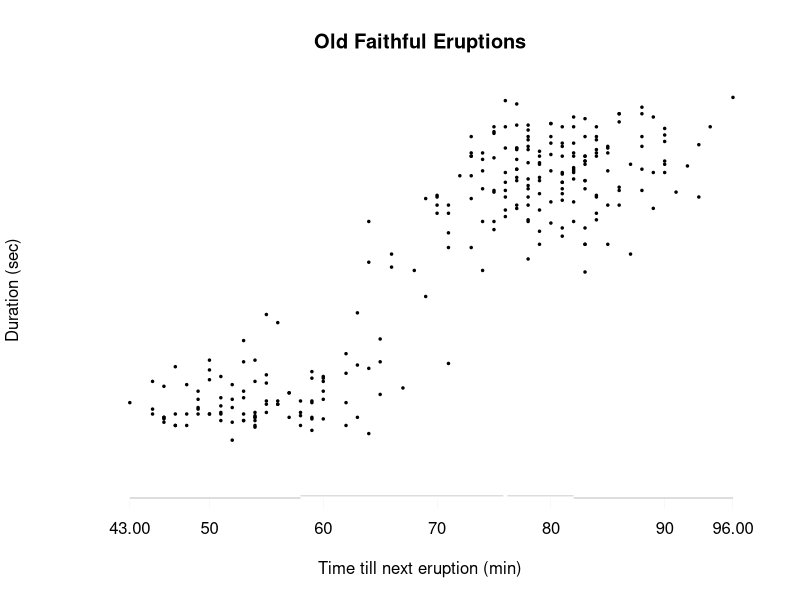

Write the R code that produced this figure. (Note: this script raises an error after producing the figure.)
##     fancyaxis: Draw axis which shows minimum, maximum, quartiles
##                 and mean
##
##     Copyright (C) 2005 Steven J. Murdoch <http://www.cl.cam.ac.uk/users/sjm217/>
##
##     This program is free software; you can redistribute it and/or modify
##     it under the terms of the GNU General Public License as published by
##     the Free Software Foundation; either version 2 of the License, or
##     (at your option) any later version.
##
##     This program is distributed in the hope that it will be useful,
##     but WITHOUT ANY WARRANTY; without even the implied warranty of
##     MERCHANTABILITY or FITNESS FOR A PARTICULAR PURPOSE.  See the
##     GNU General Public License for more details.
##
##     You should have received a copy of the GNU General Public License
##     along with this program; if not, write to the Free Software
##     Foundation, Inc., 59 Temple Place, Suite 330, Boston, MA  02111-1307  USA

##     This is very much a work in progress and still of alpha
##     quality. See the example at the end of file for usage. It
##     currently does not deal with logarithmic scales properly and
##     needs manual tweaking of several values to suit different data
##     and output device resolution. Comments and suggestions are
##     appreciated. My contact details can be found here:
##        http://www.cl.cam.ac.uk/users/sjm217/     
##
##     The design of the graph is based on a scatterplot presented in
##     "The Visual Display of Quantitative Information", Edward Tufte.
##
##     $Id$

# Add a small amount of noise to a numeric vector, preserving minimum
# and minimum
clippedjitter <- function(x, ...) {
  # x:   numeric to which jitter should be added.
  # ...: parameters passed to jitter
  mi <- min(x)
  ma <- max(x)

  len=length(x)

  # Find a position for the min and max
  mipos <- ((1:len)[x==mi])[1]
  mapos <- ((1:len)[x==ma])[1]
  
  # The standard jittered data
  xj <- jitter(x, ...)

  # Find the elements which are outside the limits
  under <- xj<mi
  over <- xj>ma

  # Find the distance away from the limit
  dunder <- mi-xj[under]
  dover <- xj[over]-ma

  # Reflect over the limit
  repunder <- dunder+mi
  repover <- ma-dover

  # Replace out of limit values with the reflected ones
  xj[under] <- repunder
  xj[over] <- repover
  
  # Replace a jittered min/max with the original min/max
  xj[mipos] <- mi
  xj[mapos] <- ma
  
  # Return updated array
  xj
}

minimalrug <- function(x, ...) {
  # Rounded ends don't work well with erasing one end
  oldlend <- par(lend = "square")
  on.exit(par(oldlend))

  # Used for overwriting the axis line to leave tickmarks
  bg <- par("bg")
  if (bg == "transparent")
    bg <- "white"

  # Draw the rug
  rug(x, ...)
  # Remove the baseline
  axis(..., at=x, col=bg, tcl=0, label=FALSE, )
}
  
fancyaxis <- function(side, summ, at=NULL, mingap=0.5, digits=2) {
  # side: like axis()
  # summ: a summary object, for example returned by summary()
  # mingap: the smallest gap permitted between two tickmarks,
  #         expressed as a fraction of the default tickmark gap
  # digits: the number of digits to round minimum and maximum to
  
  # TODO:
  # Deal with case where length(axTicks)<2
  # Deal with logarithmic axis case

  # Get summary information
  amin <- summ[1]
  aq1 <- summ[2]
  amed <- summ[3]
  amean <- summ[4]
  aq3 <- summ[5]
  amax <- summ[6]

  # Calculate default positions of ticks
  if (is.null(at))
    ticks <- axTicks(side)
  else
    ticks <- at

  # Calculate the minimum desired gap between ticks
  numticks <- length(ticks)
  axgap <- (ticks[numticks]-ticks[numticks-1])*mingap

  # Trim of any ticks that are outside the range
  tmax <- round(amax,digits)
  tmin <- round(amin,2)
  ticks <- ticks[ticks<=tmax]
  ticks <- ticks[ticks>=tmin]

  # Get new range of tickmarks
  numticks <- length(ticks)
  firsttick <- ticks[1]
  lasttick <- ticks[numticks]

  
  # If max tick will be too close to the last tick, replace it,
  #  otherwise append it
  if (tmax - lasttick < axgap) {
    ticks[numticks]<-tmax	
  } else {	
    ticks<-c(ticks,tmax)
  }
  
  # Similarly for first tick
  if (abs(tmin-firsttick) < axgap) {
    ticks[1]<-tmin	
  } else {	
    ticks<-c(tmin, ticks)
  }

  # Format the labels. min and max should have as many
  #  trailing zeros they were rounded to, the others
  #  should have the minimum needed to represent the tick marks
  numticks <- length(ticks)

  # Min and max
  lmin <- format(ticks[1], nsmall=digits, trim=TRUE)
  lmax <- format(ticks[numticks], nsmall=digits, trim=TRUE)

  # The others
  middle <- format(ticks[2:(numticks-1)], trim=TRUE)

  # Combine them
  labels <- c(lmin,middle,lmax)

  # Draw the axis
  oldlend <- par(lend = "square")
  on.exit(par(oldlend))

  # Used for overwriting the axis line to leave tickmarks
  bg <- par("bg")
  if (bg == "transparent")
    bg <- "white"

  # Draw the axis and tickmarks
  axis(side, ticks, labels=FALSE, col="gray50", lwd=0.05)
  # Erase the axis
  axis(side, ticks, labels=FALSE, col=bg, tcl = 0, lwd=0.2)
  # Draw the labels
  axis(side, ticks, labels=labels, tick=FALSE, tcl = 0, lwd=0.2)

  # Find out the properties of the side we are doing
  parside <-
    if (side==1){
      # Does the outside of the plot have larger or smaller vales
      flip <- 1
      # Are we on the xaxis
      xaxis <- TRUE
      # Relevant index of par("usr")
      3
    }
    else if (side==2) {
      flip <- 1
      xaxis <- FALSE
      1
    }
    else if (side==3) {
      flip <- -1
      xaxis <- TRUE
      4
    }
    else if (side==4) {
      flip <- -1
      xaxis <- FALSE
      2
    }

  # Axis position
  base<-par("usr")[parside]

  # Width and height in user units
  plotwidth <- diff(par("usr")[1:2])
  plotheight <- diff(par("usr")[3:4])

  # Shift for the q2 and q3 axis from the base (in inches)
  shift <- par("pin")[1]*0.003*flip
  # Gap for the median
  gap <- par("pin")[1]*0.003
  # Shift for the mean pointer away from the axis
  meanshift <- par("cin")[1]*0.5*flip

  # Scale lengths so both axes are equal on output device
  if (!xaxis) {
    shift <- shift/par("pin")[1]*plotwidth
    meanshift <- meanshift/par("pin")[1]*plotwidth
    gap <- gap/par("pin")[2]*plotheight
  } else {
    shift <- shift/par("pin")[2]*plotheight
    meanshift <- meanshift/par("pin")[2]*plotheight
    gap <- gap/par("pin")[1]*plotwidth
  }

  # Position of q2 and q3 axis segments
  offset <- base+shift

  # Stops the lines overrunning
  par(lend = "butt")
  
  # Draw q1 and q4 axis segments
  if (!xaxis) {
    #     xs,         ys,          Don't clip, Line width, Don't overlap 
    lines(rep(base,2),c(amin,aq1), xpd=TRUE, lwd=0.2)
    lines(rep(base,2),c(aq3,amax), xpd=TRUE, lwd=0.2)
  } else {
    lines(c(amin,aq1),rep(base,2), xpd=TRUE, lwd=0.2)
    lines(c(aq3,amax),rep(base,2), xpd=TRUE, lwd=0.2)
  }

  # Draw q2 and q3 axis segments
  if (!xaxis) {
    lines(rep(offset,2),c(aq1,amed-gap), xpd=TRUE, lwd=0.2)
    lines(rep(offset,2),c(amed+gap,aq3), xpd=TRUE, lwd=0.2)
  } else {
    lines(c(aq1,amed-gap),rep(offset,2), xpd=TRUE, lwd=0.2)
    lines(c(amed+gap,aq3),rep(offset,2), xpd=TRUE, lwd=0.2)
  }
  
  # Which segment is the mean in?
  if((amean>aq3) || (amean<aq1)) {
    # Mean is in q1/q4, so move relative to base
    meanbase <- base-meanshift
  } else {
    # Mean is in q2/q3, so move relative to shifted base
    meanbase <- offset-meanshift
  }

  # Draw the mean
  if (!xaxis) {
    points(meanbase, amean, pch=18, cex=0.7, col="red", xpd=TRUE)
  } else {
    points(amean, meanbase, pch=18, cex=0.7, col="red", xpd=TRUE)
  }
}

axisstripchart <- function(x, side) {
  # Find out the properties of the side we are doing
  parside <-
    if (side==1){
      # Does the outside of the plot have larger or smaller vales
      flip <- 1
      # Are we on the yaxis
      yaxis <- FALSE
      # Relevant index of par("usr")
      3
    }
    else if (side==2) {
      flip <- 1
      yaxis <- TRUE
      1
    }
    else if (side==3) {
      flip <- -1
      yaxis <- FALSE
      4
    }
    else if (side==4) {
      flip <- -1
      yaxis <- TRUE
      2
    }

  # Axis position
  base<-par("usr")[parside]
  
  # Width and height in user units
  plotwidth <- diff(par("usr")[1:2])
  plotheight <- diff(par("usr")[3:4])
  
  # Shift for the q2 and q3 axis from the base (in inches)
  shift <- par("pin")[1]*0.003*flip
  # Gap for the median
  gap <- par("pin")[1]*0.003
  # Shift for the mean pointer away from the axis
  meanshift <- par("cin")[1]*0.5*flip
  # Shift away from the q2 and q3 axis for the stripchart
  stripshift <- par("cin")[1]*0.2*flip
  # 
  
  # Scale lengths so both axes are equal on output device
  if (yaxis) {
    shift <- shift/par("pin")[1]*plotwidth
    meanshift <- meanshift/par("pin")[1]*plotwidth
    stripshift <- stripshift/par("pin")[1]*plotwidth
    gap <- gap/par("pin")[2]*plotheight
  } else {
    shift <- shift/par("pin")[2]*plotheight
    meanshift <- meanshift/par("pin")[2]*plotheight
    stripshift <- stripshift/par("pin")[2]*plotheight
    gap <- gap/par("pin")[1]*plotwidth
  }

  # If vertical, stripchart assumes offset is a factor of character
  # width, if horizontal, character height (bug?). So correct for this
  if (yaxis)
    offset=flip*par("cin")[2]/par("cin")[1]
  else
    offset=flip

  par(xpd=TRUE)
  stripchart(x, method="stack", vertical=yaxis, offset=offset, pch=15,
             cex=0.1, add=TRUE, at=base+shift+stripshift, col="red")
}
                            
### Example usage ###

opendevice <- function() {
  # Background colour
  par("bg"="#fffff0")
  #par("bg"="transparent")

  # Output device. If outputing to a file, remember to use dev.off() at
  #  the end
  #png(file="/tmp/faithful.png",width=480,height=320,bg=par("bg"))
  #postscript(file="/tmp/faithful.ps",paper="A4",bg=par("bg"))
  pdf(file="/tmp/faithful.pdf", width=297/25.4, height=210/25.4, bg=par("bg"))
  #X11(bg=par("bg"))

  # Make axis labels horizontal
  par(las=1)
}

closedevice <- function() {
  # Use this if outputing to a file
  dev.off()
}

stripchartexample <- function() {
  opendevice()

  #xdata=iris$Petal.Width
  #ydata=iris$Petal.Length

  #xdata=cars$speed
  #ydata=cars$dist

  # Sample dataset from R
  xdata <- faithful$waiting
  ydata <- faithful$eruptions*60

  # Label event age by a colour in the range (0,0.75)
  #colours <- gray((1:length(xdata))/length(xdata)*0.75)

  # Plot the data
  plot(xdata,ydata,
       # Omit axes
       axes=FALSE,
       pch=20,
       main="Old Faithful Eruptions",
       xlab="Time till next eruption (min)",
       ylab="Duration (sec)",
       # Leave some space for the rug plot
       xlim=c(41,max(xdata)),
       ylim=c(70,max(ydata)),
       cex=0.5,
       col="black")

  # Add the axes, passing in the summary to provide quartile and mean
  fancyaxis(1,summary(xdata))
  fancyaxis(2,summary(ydata))

  axisstripchart(xdata, 1)
  axisstripchart(ydata, 2)

  closedevice()
}

rugexample <- function() {
  opendevice()

  #xdata=iris$Petal.Width
  #ydata=iris$Petal.Length

  #xdata=cars$speed
  #ydata=cars$dist

  # Sample dataset from R
  xdata <- faithful$waiting
  ydata <- faithful$eruptions*60

  # Label event age by a colour in the range (0,0.75)
  #colours <- gray((1:length(xdata))/length(xdata)*0.75)

  # Plot the data
  plot(xdata,ydata,
       # Omit axes
       axes=FALSE,
       pch=20,
       main="Old Faithful Eruptions",
       xlab="Time till next eruption (min)",
       ylab="Duration (sec)",
       # Leave some space for the rug plot
       xlim=c(41,max(xdata)),
       ylim=c(70,max(ydata)),
       cex=0.5,
       col="black")

  # Add the axes, passing in the summary to provide quartile and mean
  fancyaxis(1,summary(xdata))
  fancyaxis(2,summary(ydata))

  # This data is heavily rounded and there are lots of ties, so use
  #  jitter to show distribution. It is not ideal but will do for
  #  and example
  jx <- clippedjitter(xdata, amount=0.4)
  jy <- clippedjitter(ydata, amount=0.1)

  # Draw the rug for X
  minimalrug(jx, side=1, line=-0.7, tcl=0.3)
  # Draw the rug for Y
  minimalrug(jy, side=2, line=-0.7, tcl=0.3)

  closedevice()
}

stripchartexample()
